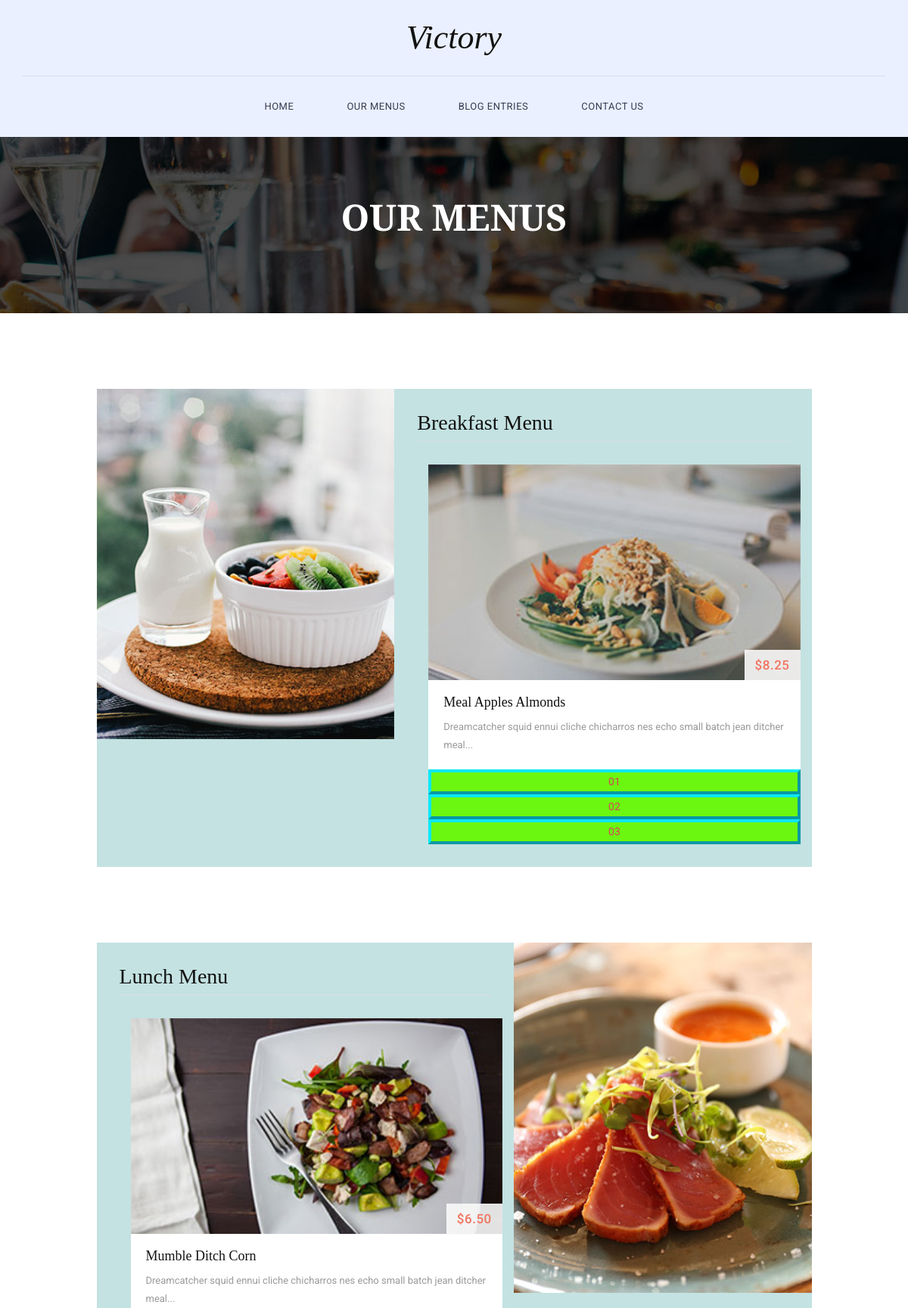
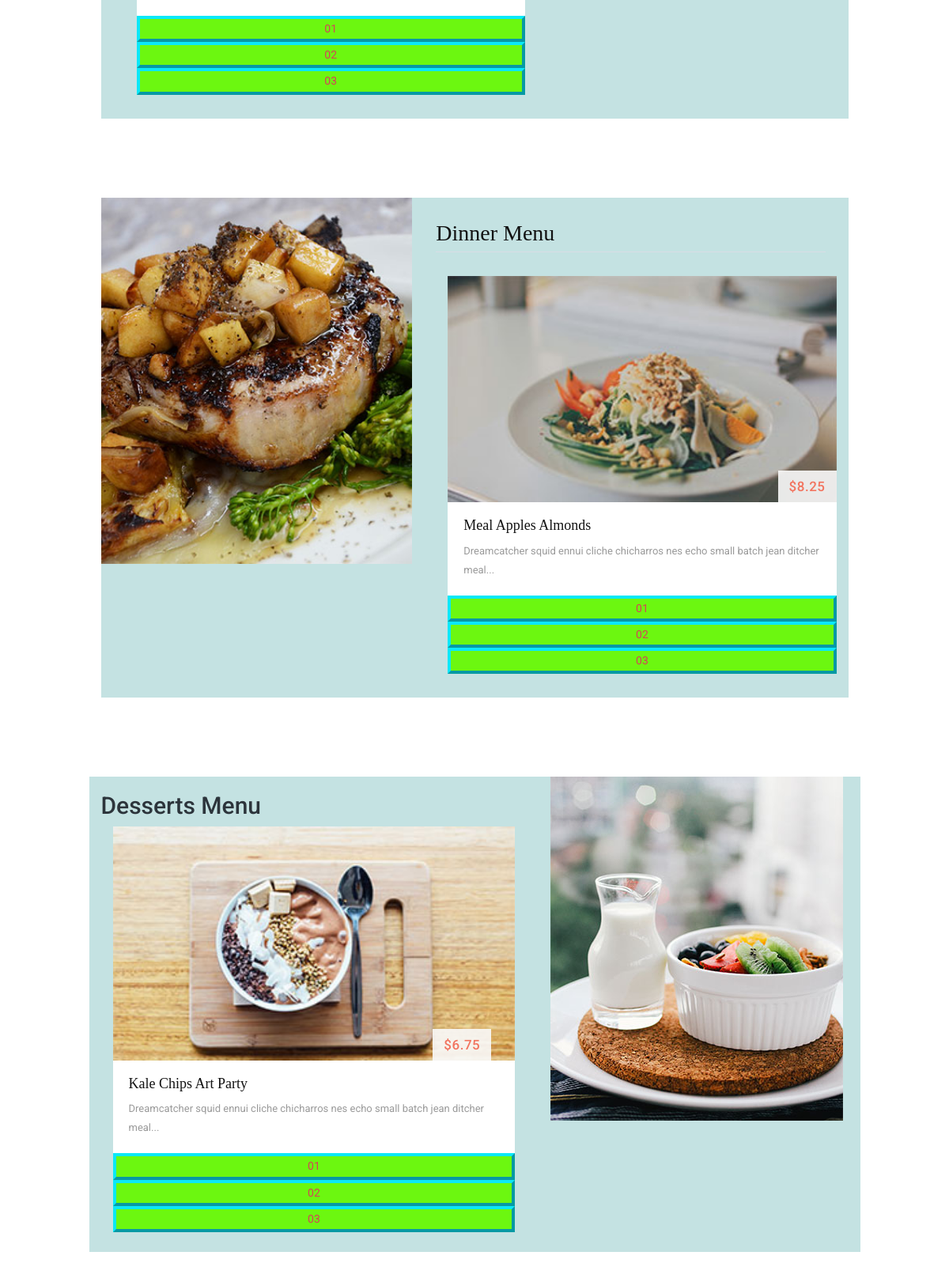
The page /menu (upper part) on the database its author committed (2 pictures, top to bottom).
### rest_app/models.py (models this page shows, shortened)
class Break(models.Model):
    image = models.ImageField(upload_to='photos' , null=True , blank = True)
    price = models.DecimalField(max_digits=5 , decimal_places=2)
    name = models.CharField(max_length=100)
    details = models.TextField(max_length=1000)

class Lunch(models.Model):
    image = models.ImageField(upload_to='photos' , null=True , blank = True)
    price = models.DecimalField(max_digits=5 , decimal_places=2)
    name = models.CharField(max_length=100)
    details = models.TextField(max_length=1000)

class Dinner(models.Model):
    image = models.ImageField(upload_to='photos' , null=True , blank = True)
    price = models.DecimalField(max_digits=5 , decimal_places=2)
    name = models.CharField(max_length=100)
    details = models.TextField(max_length=1000)

class Dessert(models.Model):
    image = models.ImageField(upload_to='photos' , null=True , blank = True)
    price = models.DecimalField(max_digits=5 , decimal_places=2 , null=True , blank = True)
    name = models.CharField(max_length=100 , null=True , blank = True)
    details = models.TextField(max_length=1000 , null=True , blank = True)

### rest_app/views.py (the view)
# urls.py: path('menu', views.menu , name='menu'),
def menu(request):
    if request.method == 'POST':
        table_book = TableForm(request.POST)
        if table_book.is_valid():
            table_book.save()
    breaking = Break.objects.all()
    lunching = Lunch.objects.all()
    dinnering = Dinner.objects.all()
    desserting = Dessert.objects.all()
    paginator1 = Paginator(breaking,1)
    page_number1 = request.GET.get('page1')
    page_obj1 = paginator1.get_page(page_number1)
    paginator2 = Paginator(lunching,1)
    page_number2 = request.GET.get('page2')
    page_obj2 = paginator2.get_page(page_number2)
    paginator3 = Paginator(dinnering,1)
    page_number3 = request.GET.get('page3')
    page_obj3 = paginator3.get_page(page_number3)
    paginator4 = Paginator(desserting,1)
    page_number4 = request.GET.get('page4')
    page_obj4 = paginator4.get_page(page_number4)
    context = {
        'table_form' : TableForm(),
        'breaks' : page_obj1,
        'lunchs' : page_obj2,
        'dinners' : page_obj3,
        'desserts' : page_obj4,
    }
    return render(request , 'pages/menu.html' , context)

### templates/pages/menu.html (shortened to what this page needs)
{% extends 'base.html' %}
{% load bootstrap4 %}
{% load static %}
{% block content %}
<section class="page-heading">
    <div class="container">
        <div class="row">
            <div class="col-md-12">
                <h1>Our Menus</h1>
            </div>
        </div>
    </div>
</section>
<section class="breakfast-menu">
    <div class="container">
        <div class="row">
            <div class="col-md-10 col-md-offset-1">
                <div class="breakfast-menu-content cla">
                    <div class="row">
                        <div class="col-md-5">
                            <div class="left-image">
                                <img src="{% static 'img/breakfast_menu.jpg' %}" alt="Breakfast">
                            </div>
                        </div>
                        <div class="col-md-7">
                            <h2>Breakfast Menu</h2>
                                {% for break in breaks %}
                                        <div class="col-md-12">
                                                <div class="food-item">
                                                {% if break.image %}
                                                    <img src="{{break.image.url}}" alt="">
                                                {% else %}
                                                    <img src="{% static 'img/breakfast_item.jpg' %}" alt="">
                                                {% endif %}
                                                <div class="price">${{break.price}}</div>
                                                <div class="text-content">
                                                    <h4>{{break.name}}</h4>
                                                    <p>{{break.details}}</p>
                                                </div>
                                                </div>
                                        </div>
                                {% endfor %}
                                <div  class="col-md-12">
                                    {% if breaks.has_other_pages %}
                                        <div class="row">
                                            <div class="col-lg-12">
                                                <div class="pagination_wrap">
                                                    <ul class="page-number" style="line-height:180%">
                                                        {% for i in breaks.paginator.page_range %}
                                                            <div class="myDiv">
                                                                <li><a href="?page1={{i}}"><span>0{{i}}</span></a></li>
                                                            </div>
                                                        {% endfor %}
                                                    </ul>
                                                </div>
                                            </div>
                                        </div>
                                    {% endif %}
                                </div>
                        </div>
                    </div>
                </div>
            </div>
        </div>
    </div>
</section>
<section class="lunch-menu">
    <div class="container">
        <div class="row">
            <div class="col-md-10 col-md-offset-1">
                <div class="lunch-menu-content cla">
                    <div class="row">
                        <div class="col-md-7">
                            <h2>Lunch Menu</h2>
                            {% for lunch in lunchs %}
                                <div class="col-md-12">
                                    <div class="food-item">
                                        {% if lunch.image %}
                                            <img src="{{lunch.image.url}}" alt="">
                                        {% else %}
                                            <img src="{% static 'img/lunch_item.jpg' %}" alt="">
                                        {% endif %}
                                        <div class="price">${{lunch.price}}</div>
                                        <div class="text-content">
                                            <h4>{{lunch.name}}</h4>
                                            <p>{{lunch.details}}</p>
                                        </div>
                                    </div>
                                </div>
                            {% endfor %}
                            <div  class="col-md-12">
                                {% if lunchs.has_other_pages %}
                                    <div class="row">
                                        <div class="col-lg-12">
                                            <div class="pagination_wrap">
                                                <ul class="page-number" style="line-height:180%">
                                                    {% for i in lunchs.paginator.page_range %}
                                                        <div class="myDiv">
                                                            <li><a href="?page2={{i}}"><span>0{{i}}</span></a></li>
                                                        </div>
                                                    {% endfor %}
                                                </ul>
                                            </div>
                                        </div>
                                    </div>
                                {% endif %}
                            </div>
                        </div>
                        <div class="col-md-5">
                            <div class="left-image">
                                <img src="{% static 'img/lunch_menu.jpg' %}" alt="">
                            </div>
                        </div>
                    </div>
                </div>
            </div>
        </div>
    </div>
</section>
<section class="dinner-menu">
    <div class="container">
        <div class="row">
            <div class="col-md-10 col-md-offset-1">
                <div class="dinner-menu-content cla">
                    <div class="row">
                        <div class="col-md-5">
                            <div class="left-image">
                                <img src="{% static 'img/dinner_menu.jpg' %}" alt="">
                            </div>
                        </div>
                        <div class="col-md-7">
                            <h2>Dinner Menu</h2>
                            {% for dinner in dinners %}
                                <div class="col-md-12">
                                    <div class="food-item">
                                        {% if dinner.image %}
                                            <img src="{{dinner.image.url}}" alt="">
                                        {% else %}
                                            <img src="{% static 'img/dinner_item.jpg' %}" alt="">
                                        {% endif %}
                                        <div class="price">${{dinner.price}}</div>
                                        <div class="text-content">
                                            <h4>{{dinner.name}}</h4>
                                            <p>{{dinner.details}}</p>
                                        </div>
                                    </div>
                                </div>
                            {% endfor %}
                            <div  class="col-md-12">
                                {% if dinners.has_other_pages %}
                                    <div class="row">
                                        <div class="col-lg-12">
                                            <div class="pagination_wrap">
                                                <ul class="page-number" style="line-height:180%">
                                                    {% for i in dinners.paginator.page_range %}
                                                        <div class="myDiv">
                                                            <li><a href="?page3={{i}}"><span>0{{i}}</span></a></li>
                                                        </div>
                                                    {% endfor %}
                                                </ul>
                                            </div>
                                        </div>
                                    </div>
                                {% endif %}
                            </div>
                        </div>
                    </div>
                </div>
            </div>
        </div>
    </div>
</section>
<section class="desserts-menu">
    <div class="container">
        <div class="row">
            <div class="col-md-10 col-md-offset-1">
                <div class="desserts-menu-content">
                    <div class="row cla">
                        <div class="col-md-7">
                            <h2>Desserts Menu</h2>
                            {% for dessert in desserts %}
                                <div class="col-md-12">
                                    <div class="food-item">
                                        {% if dessert.image %}
                                            <img src="{{dessert.image.url}}" alt="">
                                        {% else %}
                                            <img src="{% static 'img/breakfast_item.jpg' %}" alt="">
                                        {% endif %}
                                        <div class="price">${{dessert.price}}</div>
                                        <div class="text-content">
                                            <h4>{{dessert.name}}</h4>
                                            <p>{{dessert.details}}</p>
                                        </div>
                                    </div>
                                </div>
                            {% endfor %}
                            <div  class="col-md-12">
                                {% if desserts.has_other_pages %}
                                    <div class="row">
                                        <div class="col-lg-12">
                                            <div class="pagination_wrap">
                                                <ul class="page-number" style="line-height:180%">
                                                    {% for i in desserts.paginator.page_range %}
                                                        <div class="myDiv">
                                                            <li><a href="?page4={{i}}"><span>0{{i}}</span></a></li>
                                                        </div>
                                                    {% endfor %}
                                                    <br>
                                                </ul>
                                            </div>
                                        </div>
                                    </div>
                                {% endif %}
                            </div>
                        </div>
                        <div class="col-md-5">
                            <div class="left-image">
                                <img src="{% static 'img/breakfast_menu.jpg' %}" alt="">
                            </div>
                        </div>
                    </div>
                </div>
            </div>
        </div>
    </div>
</section>
<br><br>
{% endblock %}

### rows shown on the page
Break: image (picture), price "8.25", name "Meal Apples Almonds", details "Dreamcatcher squid ennui cliche chicharros nes echo small batch jean ditcher meal..."
Lunch: image (picture), price "6.50", name "Mumble Ditch Corn", details "Dreamcatcher squid ennui cliche chicharros nes echo small batch jean ditcher meal..."
Dinner: image (picture), price "8.25", name "Meal Apples Almonds", details "Dreamcatcher squid ennui cliche chicharros nes echo small batch jean ditcher meal..."
Dessert: image (picture), price "6.75", name "Kale Chips Art Party", details "Dreamcatcher squid ennui cliche chicharros nes echo small batch jean ditcher meal..."

### other values the page prints
{{ i }} "1" "2" "3"
